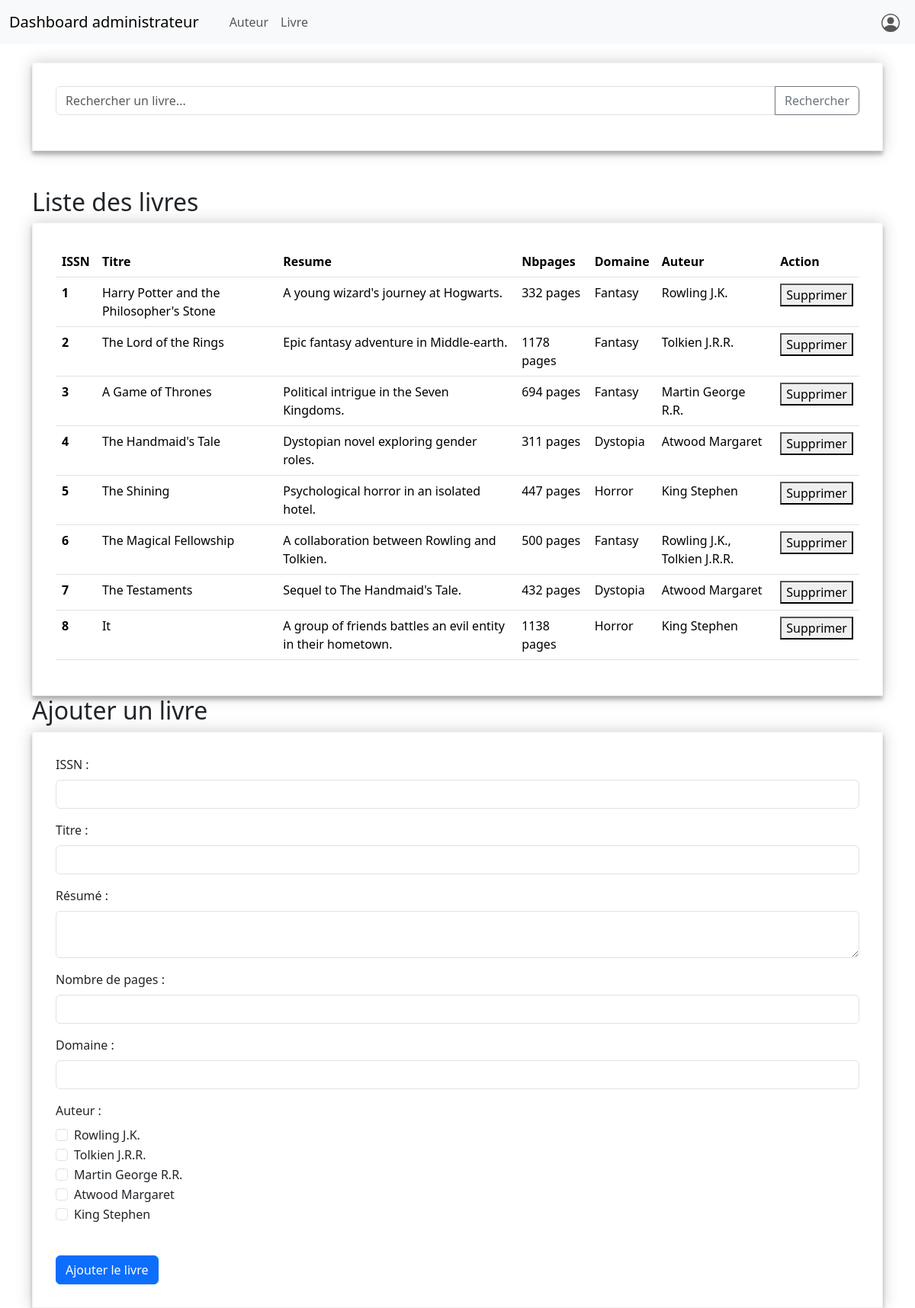
The page /gestion_livre/page_livres.php on the database its author committed.
### tables this page shows
CREATE TABLE `livre` (
  `ISSN` int(11) NOT NULL,
  `Titre` varchar(255) DEFAULT NULL,
  `Resume` text DEFAULT NULL,
  `Nbpages` int(11) DEFAULT NULL,
  `Domaine` varchar(255) DEFAULT NULL
);

CREATE TABLE `auteur` (
  `Num` int(11) NOT NULL,
  `Nom` varchar(255) DEFAULT NULL,
  `Prenom` varchar(255) DEFAULT NULL,
  `DateNaissance` date DEFAULT NULL,
  `Nationalite` varchar(255) DEFAULT NULL
);

### gestion_livre/page_livres.php (the view, shortened to what this page needs)
<!DOCTYPE html>
<html lang="fr">
<head>
    <link rel="stylesheet" href="../styles.css" media="screen" type="text/css" />
    <link href="https://cdn.jsdelivr.net/npm/bootstrap@5.3.2/dist/css/bootstrap.min.css" rel="stylesheet">
    <link href="https://cdn.jsdelivr.net/npm/bootstrap@5.3.2/dist/css/bootstrap.min.css" rel="stylesheet">
</head>
<body>
    <nav class="navbar navbar-expand-lg bg-body-tertiary">
        <div class="container-fluid">
            <a class="navbar-brand" href="http://localhost/Projet_web_bibliotheque/administrateur/page_admin.php">Dashboard administrateur</a>
            <div class="collapse navbar-collapse" id="navbarSupportedContent">
                <ul class="navbar-nav me-auto mb-2 mb-lg-0">
                    <li class="nav-item">
                    <a class="nav-link active" aria-current="page" href="#"></a>
                    </li>
                    <li class="nav-item">
                    <a class="nav-link" href="http://localhost/Projet_web_bibliotheque/gestion_auteur/page_auteur.php">Auteur</a>
                    <li class="nav-item">
                    <a class="nav-link" href="http://localhost/Projet_web_bibliotheque/gestion_livre/page_livres.php">Livre</a>
                    </li>
                </ul>
                <ul class="navbar-nav ml-auto">
                    <li class="nav-item">
                    <a class="nav-link" href="#" data-bs-toggle="offcanvas" data-bs-target="#profileMenu" aria-controls="profileMenu">
                    </a>
                    </li>
                </ul>
            </div>
        </div>
    </nav>
    <div class="container mt-4">
        <div id="recherche-livre">
            <form action="page_livres.php" method="post">
                <div class="input-group mb-3">
                    <input type="text" class="form-control" placeholder="Rechercher un livre..." name="search" aria-label="Rechercher un livre" aria-describedby="button-addon2" value="<?php echo isset($_POST['search']) ? htmlspecialchars($_POST['search']) : ''; ?>">
                    <button class="btn btn-outline-secondary" type="submit" id="button-addon2">Rechercher</button>
                </div>
            </form>
            <br>
            <br>
            <h2>Liste des livres</h2>
            <div class='livres-container'>
                <?php
                    $host = 'localhost';
                    $db_name = 'projetweb';
                    $username = 'root';
                    $password = '';
                    try {
                        $dbh = new PDO("mysql:host=$host;dbname=$db_name;charset=utf8", $username, $password);
                        $dbh->setAttribute(PDO::ATTR_ERRMODE, PDO::ERRMODE_EXCEPTION);
                    } catch (PDOException $e) {
                        die('Échec de la connexion à la base de données : ' . $e->getMessage());
                    }
                    $sql_select = "SELECT livre.ISSN, Titre, Resume, Nbpages, Domaine, GROUP_CONCAT(CONCAT(Nom, ' ', Prenom) SEPARATOR ', ') AS Auteurs
                            FROM livre
                            LEFT JOIN Ecrit ON livre.ISSN = Ecrit.Livre_ISSN
                            LEFT JOIN Auteur ON Ecrit.Auteur_Num = Auteur.Num
                            WHERE Titre LIKE :search
                                OR Nbpages LIKE :search
                                OR Domaine LIKE :search
                                OR CONCAT(Nom, ' ', Prenom) LIKE :search
                            GROUP BY livre.ISSN";
                    $stmt_select = $dbh->prepare($sql_select);
                    echo "<form action='supprimer_livres.php' method='post'>";
                    echo "<table class='table'>";
                    echo "<thead>";
                    echo "<tr>";
                    echo "<th scope='col'>ISSN</th>";
                    echo "<th scope='col'>Titre</th>";
                    echo "<th scope='col'>Resume</th>";
                    echo "<th scope='col'>Nbpages</th>";
                    echo "<th scope='col'>Domaine</th>";
                    echo "<th scope='col'>Auteur</th>";
                    echo "<th scope='col'>Action</th>";
                    echo "</tr>";
                    echo "</thead>";
                    echo "<tbody>";
                    $search = '%' . $_POST['search'] . '%';
                    $stmt_select->bindParam(':search', $search, PDO::PARAM_STR);
                    $stmt_select->execute();
                    while ($row = $stmt_select->fetch(PDO::FETCH_ASSOC)) {
                        echo "<tr>";
                        echo "<th scope='row'>{$row['ISSN']}</th>";
                        echo "<td>{$row['Titre']}</td>";
                        echo "<td>{$row['Resume']}</td>";
                        echo "<td>{$row['Nbpages']} pages</td>";
                        echo "<td>{$row['Domaine']}</td>";
                        echo "<td>{$row['Auteurs']}</td>";
                        echo "<td>
                                <input type='hidden' name='ISSN' value='{$row['ISSN']}'>
                                <button type='submit'>Supprimer</button>
                            </td>";
                        echo "</tr>";
                    }
                    echo "</tbody>";
                    echo "</table>";
                    echo "</form>";
                    $dbh = null;
                ?>
            </div>
            <h2>Ajouter un livre</h2>
            <form action="ajouter_livres.php" method="post">
                <div class="mb-3">
                    <label for="ISSN" class="form-label">ISSN :</label>
                    <input type="text" class="form-control" id="ISSN" name="ISSN" required>
                </div>
                <div class="mb-3">
                    <label for="Titre" class="form-label">Titre :</label>
                    <input type="text" class="form-control" id="Titre" name="Titre" required>
                </div>
                <div class="mb-3">
                    <label for="Resume" class="form-label">Résumé :</label>
                    <textarea class="form-control" id="Resume" name="Resume" required></textarea>
                </div>
                <div class="mb-3">
                    <label for="Nbpages" class="form-label">Nombre de pages :</label>
                    <input type="number" class="form-control" id="Nbpages" name="Nbpages" required>
                </div>
                <div class="mb-3">
                    <label for="Domaine" class="form-label">Domaine :</label>
                    <input type="text" class="form-control" id="Domaine" name="Domaine" required>
                </div>
                <div class="mb-3">
                    <label for="Auteur" class="form-label" name="Auteur">Auteur :</label>
                        <?php
                            $host = 'localhost';
                            $db_name = 'projetweb';
                            $username = 'root';
                            $password = '';
                            try {
                                $dbh = new PDO("mysql:host=$host;dbname=$db_name;charset=utf8", $username, $password);
                                $dbh->setAttribute(PDO::ATTR_ERRMODE, PDO::ERRMODE_EXCEPTION);
                            } catch (PDOException $e) {
                                die('Échec de la connexion à la base de données : ' . $e->getMessage());
                            }
                            $sqlAuteurs = "SELECT * FROM auteur";
                            $stmtAuteurs = $dbh->query($sqlAuteurs);
                            while ($auteur = $stmtAuteurs->fetch(PDO::FETCH_ASSOC)) {
                                echo "<div class='form-check'>";
                                echo "<input class='form-check-input' type='checkbox' name='Auteurs[]' value='{$auteur['Num']}' id='auteur{$auteur['Num']}'>{$auteur['Nom']} {$auteur['Prenom']}<br>";
                                echo "</div>";
                            }
                        ?>
                    <br>
                </div>
                <button type="submit" class="btn btn-primary">Ajouter le livre</button>
            </form>
        </div>
    </div>
</body>
</html>

### styles.css (style rules this page uses)
form { width:100%; padding: 30px; border: 1px solid #f1f1f1; background: #fff; box-shadow: 0 0 20px 0 rgba(0, 0, 0, 0.2), 0 5px 5px 0 rgba(0, 0, 0, 0.24); }

### rows shown on the page
livre: ISSN "1", Titre "Harry Potter and the Philosopher's Stone", Resume "A young wizard's journey at Hogwarts.", Nbpages "332", Domaine "Fantasy", Auteurs "Rowling J.K."
livre: ISSN "2", Titre "The Lord of the Rings", Resume "Epic fantasy adventure in Middle-earth.", Nbpages "1178", Domaine "Fantasy", Auteurs "Tolkien J.R.R."
livre: ISSN "3", Titre "A Game of Thrones", Resume "Political intrigue in the Seven Kingdoms.", Nbpages "694", Domaine "Fantasy", Auteurs "Martin George R.R."
livre: ISSN "4", Titre "The Handmaid's Tale", Resume "Dystopian novel exploring gender roles.", Nbpages "311", Domaine "Dystopia", Auteurs "Atwood Margaret"
livre: ISSN "5", Titre "The Shining", Resume "Psychological horror in an isolated hotel.", Nbpages "447", Domaine "Horror", Auteurs "King Stephen"
livre: ISSN "6", Titre "The Magical Fellowship", Resume "A collaboration between Rowling and Tolkien.", Nbpages "500", Domaine "Fantasy", Auteurs "Rowling J.K., Tolkien J.R.R."
livre: ISSN "7", Titre "The Testaments", Resume "Sequel to The Handmaid's Tale.", Nbpages "432", Domaine "Dystopia", Auteurs "Atwood Margaret"
livre: ISSN "8", Titre "It", Resume "A group of friends battles an evil entity in their hometown.", Nbpages "1138", Domaine "Horror", Auteurs "King Stephen"
auteur: Nom "Rowling", Prenom "J.K."
auteur: Nom "Tolkien", Prenom "J.R.R."
auteur: Nom "Martin", Prenom "George R.R."
auteur: Nom "Atwood", Prenom "Margaret"
auteur: Nom "King", Prenom "Stephen"
